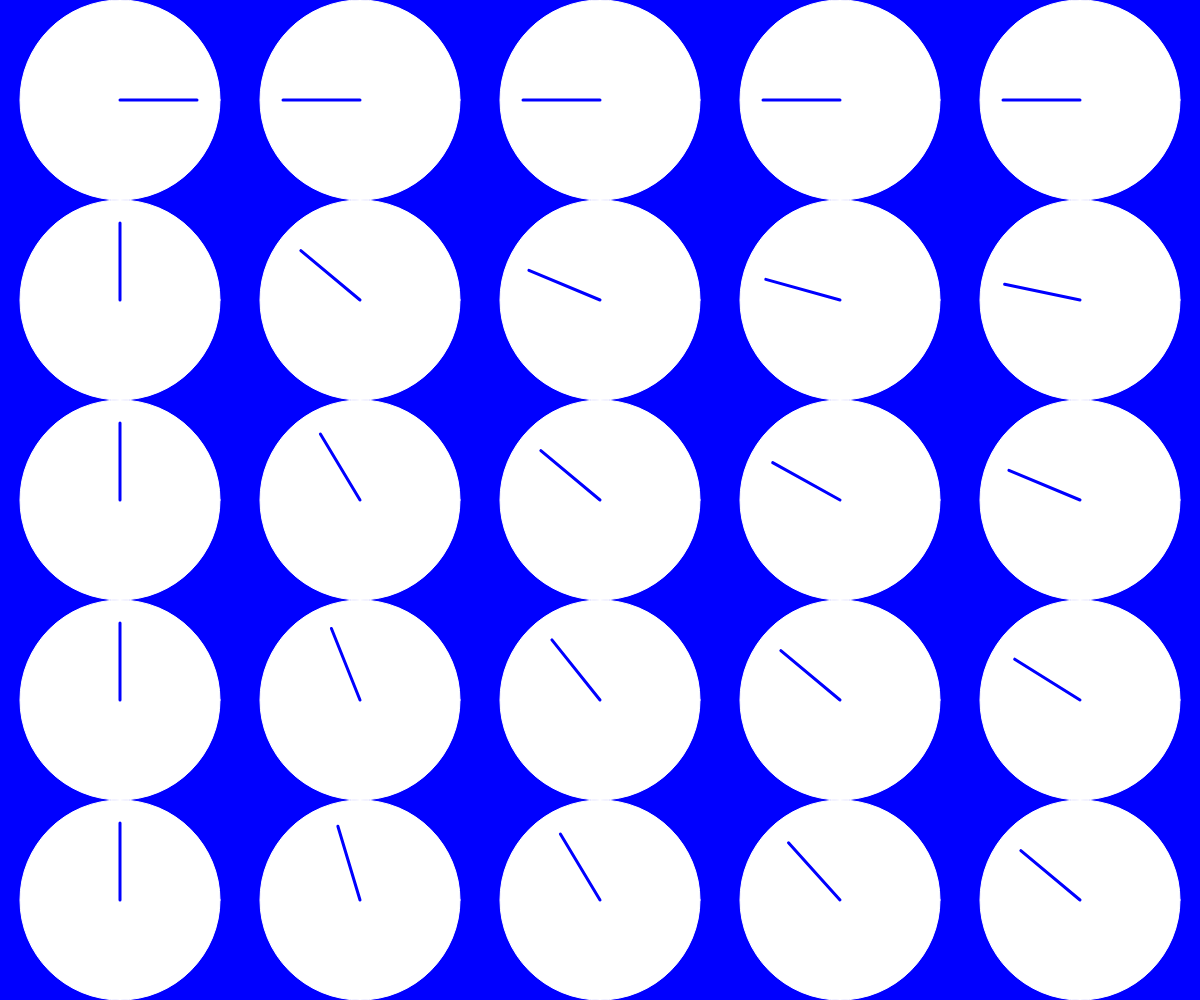
Frame 1 (no input)
Frame 60 (no input): identical to frame 1, image omitted
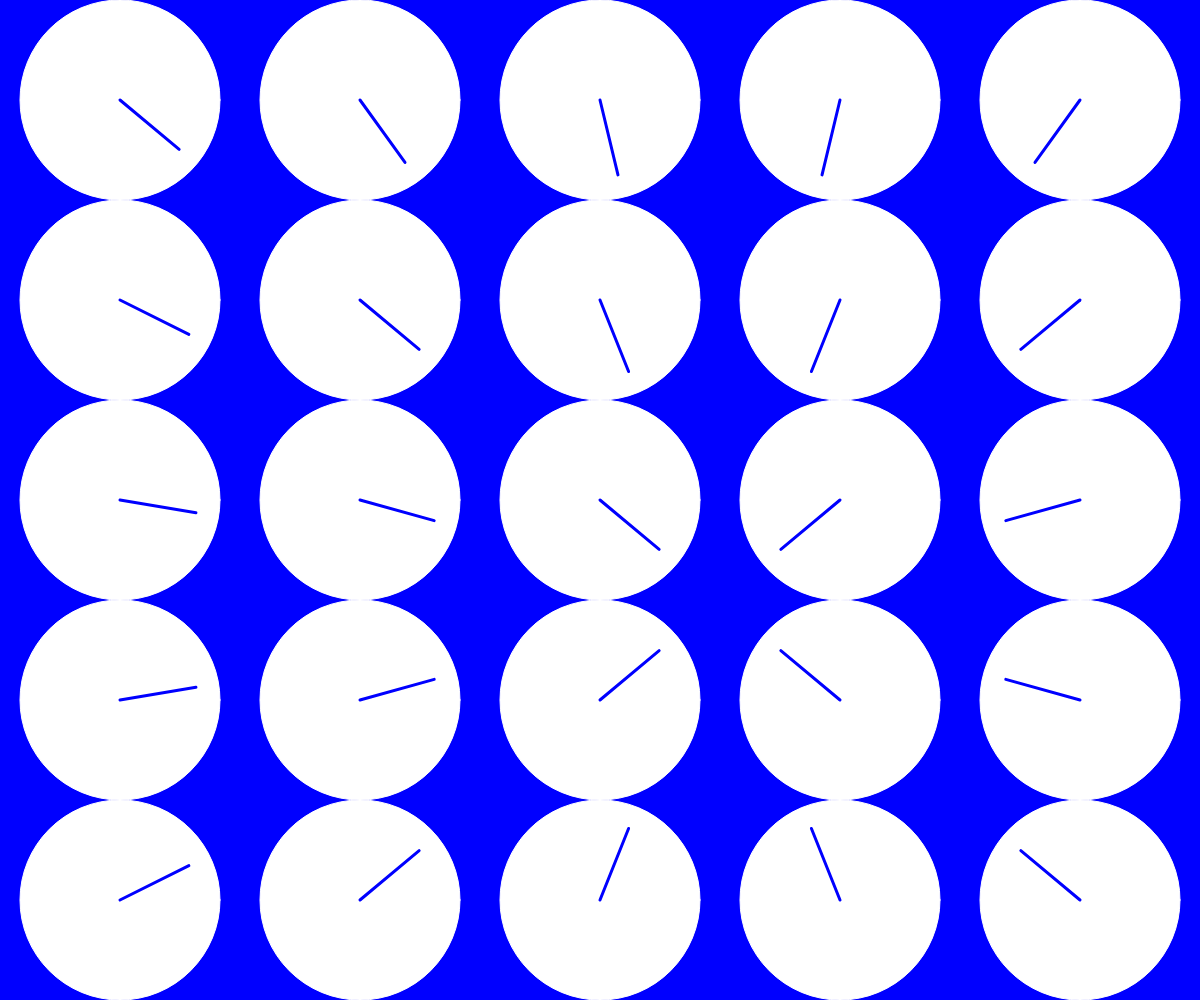
Frame 120 (the mouse pressed at the canvas centre since frame 60)

The p5.js sketch that drew these frames (run headless with seeded random() and noise() and a simulated clock; from frame 60 on, the mouse is pressed at the canvas centre):

// p5.js sketch
// ── sketch.js
let tilesX = 5;
let tilesY = 5;
let gridX, gridY;

function setup() {
  createCanvas(windowWidth, windowHeight);
  gridX = width / tilesX;
  gridY = height / tilesY;
  angleMode(DEGREES);
}

function draw() {
  background(0, 0, 255);
  stroke(255);

  
  // Schleife
  for (let y = 0; y < tilesY; y++) {
    for (let x = 0; x < tilesX; x++) {
      // Winkel zur Maus
      let angleToMouse = atan2(mouseY - (y * gridY), mouseX - (x * gridX)); //Code aus Beispiel der Übung


      push();
      translate(x * gridX + gridX / 2, y * gridY + gridY / 2); // Verschiebung des Rasters

      // Ellipse zeichnen
      ellipse(0, 0, gridY, gridY);

      pop();


      push();
      translate(x * gridX + gridX / 2, y * gridY + gridY / 2); // Verschiebung des Rasters
      // Ellipse in diesem push ausgeblendet
      //ellipse(0, 0, gridY, gridY);

      // Rotation der gesamten Uhr
      rotate(angleToMouse);

      // Zeiger zeichnen
      stroke(0, 0, 255);
      strokeWeight(3);
      line(0, 0, 77, 0);

      pop();
    }
  }
}
